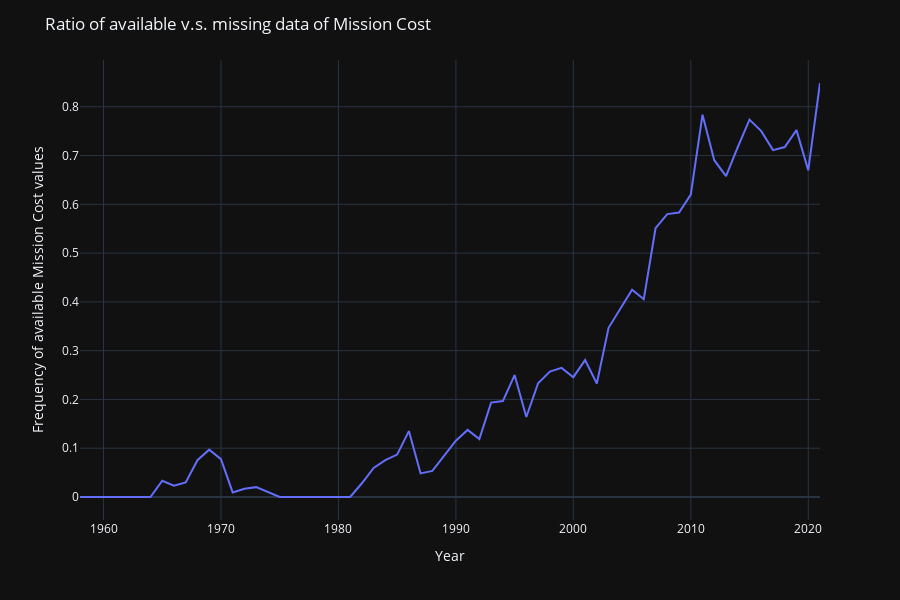

The notebook cell saved with this chart:
### Markdown cell above
### Mission cost:
After noticing we had more than 2/3 of the values missing for the mission cost, we checked to
see if a merge with other sources was possible:

### Code cell
df_space_complete['Datum'] = pd.to_datetime(df_space_complete['Datum'], utc=True)
df_budget = df_space_complete[["Datum", "Mission Cost","Detail"]]
df_year = df_budget.resample('Y',on='Datum').agg({"Mission Cost":['count', 'size']})
df_year["Mission Cost","Percentage"] = df_year["Mission Cost","count"]/df_year["Mission Cost","size"]
fig = px.line(x=df_year.index,y=df_year["Mission Cost","Percentage"], height=600)
fig.update_layout(title='Ratio of available v.s. missing data of Mission Cost',
                   xaxis_title='Year',template='plotly_dark',
                   yaxis_title='Frequency of available Mission Cost values')
fig.show()

### Figure 1 — Plotly figure (JSON) as saved in the notebook; plotly's stock layout.template omitted (floating-point values rounded to 4 significant figures)
{"data": [{"hovertemplate": "x=%{x}<br>y=%{y}<extra></extra>", "legendgroup": "", "line": {"color": "#636efa", "dash": "solid"}, "mode": "lines", "name": "", "orientation": "v", "showlegend": false, "type": "scatter", "x": ["1957-12-31T00:00:00+00:00", "1958-12-31T00:00:00+00:00", "1959-12-31T00:00:00+00:00", "1960-12-31T00:00:00+00:00", "1961-12-31T00:00:00+00:00", "1962-12-31T00:00:00+00:00", "1963-12-31T00:00:00+00:00", "1964-12-31T00:00:00+00:00", "1965-12-31T00:00:00+00:00", "1966-12-31T00:00:00+00:00", "1967-12-31T00:00:00+00:00", "1968-12-31T00:00:00+00:00", "1969-12-31T00:00:00+00:00", "1970-12-31T00:00:00+00:00", "1971-12-31T00:00:00+00:00", "1972-12-31T00:00:00+00:00", "1973-12-31T00:00:00+00:00", "1974-12-31T00:00:00+00:00", "1975-12-31T00:00:00+00:00", "1976-12-31T00:00:00+00:00", "1977-12-31T00:00:00+00:00", "1978-12-31T00:00:00+00:00", "1979-12-31T00:00:00+00:00", "1980-12-31T00:00:00+00:00", "1981-12-31T00:00:00+00:00", "1982-12-31T00:00:00+00:00", "1983-12-31T00:00:00+00:00", "1984-12-31T00:00:00+00:00", "1985-12-31T00:00:00+00:00", "1986-12-31T00:00:00+00:00", "1987-12-31T00:00:00+00:00", "1988-12-31T00:00:00+00:00", "1989-12-31T00:00:00+00:00", "1990-12-31T00:00:00+00:00", "1991-12-31T00:00:00+00:00", "1992-12-31T00:00:00+00:00", "1993-12-31T00:00:00+00:00", "1994-12-31T00:00:00+00:00", "1995-12-31T00:00:00+00:00", "1996-12-31T00:00:00+00:00", "1997-12-31T00:00:00+00:00", "1998-12-31T00:00:00+00:00", "1999-12-31T00:00:00+00:00", "2000-12-31T00:00:00+00:00", "2001-12-31T00:00:00+00:00", "2002-12-31T00:00:00+00:00", "2003-12-31T00:00:00+00:00", "2004-12-31T00:00:00+00:00", "2005-12-31T00:00:00+00:00", "2006-12-31T00:00:00+00:00", "2007-12-31T00:00:00+00:00", "2008-12-31T00:00:00+00:00", "2009-12-31T00:00:00+00:00", "2010-12-31T00:00:00+00:00", "2011-12-31T00:00:00+00:00", "2012-12-31T00:00:00+00:00", "2013-12-31T00:00:00+00:00", "2014-12-31T00:00:00+00:00", "2015-12-31T00:00:00+00:00", "2016-12-31T00:00:00+00:00", "2017-12-31T00:00:00+00:00", "2018-12-31T00:00:00+00:00", "2019-12-31T00:00:00+00:00", "2020-12-31T00:00:00+00:00"], "xaxis": "x", "y": [0.0, 0.0, 0.0, 0.0, 0.0, 0.0, 0.0, 0.03333, 0.02299, 0.0297, 0.07547, 0.09709, 0.07767, 0.009346, 0.01681, 0.0202, 0.009709, 0.0, 0.0, 0.0, 0.0, 0.0, 0.0, 0.0, 0.02817, 0.0597, 0.07576, 0.08696, 0.1351, 0.04839, 0.05357, 0.08475, 0.1154, 0.1375, 0.1186, 0.1935, 0.1967, 0.25, 0.1639, 0.2333, 0.2571, 0.2647, 0.2456, 0.2807, 0.2326, 0.3469, 0.3846, 0.425, 0.4054, 0.551, 0.58, 0.5833, 0.62, 0.7838, 0.6905, 0.6579, 0.7174, 0.7736, 0.75, 0.7111, 0.7174, 0.7521, 0.6697, 0.8487], "yaxis": "y"}], "layout": {"height": 600, "legend": {"tracegroupgap": 0}, "margin": {"t": 60}, "title": {"text": "Ratio of available v.s. missing data of Mission Cost"}, "xaxis": {"anchor": "y", "domain": [0.0, 1.0], "title": {"text": "Year"}}, "yaxis": {"anchor": "x", "domain": [0.0, 1.0], "title": {"text": "Frequency of available Mission Cost values"}}}}
